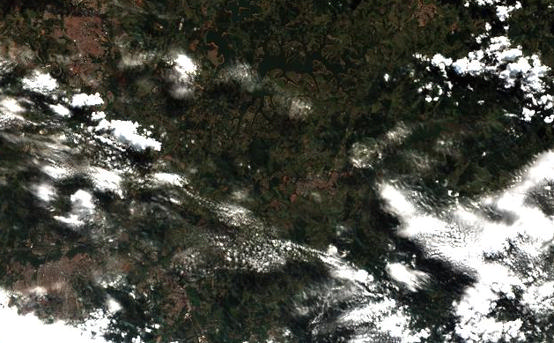
#> input picture backend/app/cv/uploads/imagem_satelite.jpeg, 554 x 343 px
$ python -i image_detector.py   (imports and definitions only)
#> lines starting #> are read from the running program, lines starting #| are printed output that depends on the picture; after the words box and inside, x2 and y2 are one past the last pixel; in counts of white or black regions, pixels touching at a corner belong together
def detect_environment_areas(image_path):
#> called with image_path = 'uploads/imagem_satelite.jpeg'
    try:
        import cv2
        import numpy as np
    except Exception as e:
        return {
            "error": (
                "Dependências ausentes para análise de imagem (opencv-python/numpy). "
                "Instale as dependências do backend e reinicie o servidor."
            ),
            "details": str(e),
        }

    image = cv2.imread(image_path)
#> image is the input picture: shape (343, 554, 3); mean B, G, R 70.8, 79.1, 78.4
    if image is None:
        return {
            "error": "Não foi possível ler a imagem enviada.",
            "details": f"cv2.imread retornou None para: {image_path}",
        }

    hsv = cv2.cvtColor(
        image,
        cv2.COLOR_BGR2HSV
    )
#> hsv: shape (343, 554, 3); mean H, S, V 41.5, 59.1, 81

    # =========================
    # VEGETATION
    # =========================

    lower_green = np.array([35, 40, 40])
    upper_green = np.array([90, 255, 255])

    green_mask = cv2.inRange(
        hsv,
        lower_green,
        upper_green
    )
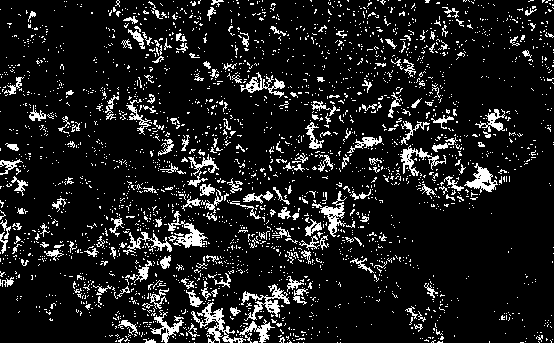
#> green_mask: shape (343, 554); 11.2% white in thin lines or dots

    # =========================
    # WATER
    # =========================

    lower_blue = np.array([90, 50, 50])
    upper_blue = np.array([140, 255, 255])

    blue_mask = cv2.inRange(
        hsv,
        lower_blue,
        upper_blue
    )
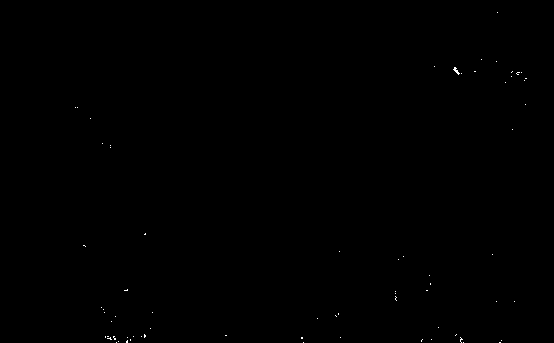
#> blue_mask: shape (343, 554); 0.08% white in thin lines or dots, all inside (x1, y1, x2, y2) = (75, 12, 527, 343)

    # =========================
    # FIRE
    # =========================

    lower_red = np.array([0, 120, 120])
    upper_red = np.array([20, 255, 255])

    red_mask = cv2.inRange(
        hsv,
        lower_red,
        upper_red
    )
#> red_mask: shape (343, 554); every value is 0

    # =========================
    # PIXEL COUNTS
    # =========================

    vegetation_pixels = cv2.countNonZero(green_mask)
#> vegetation_pixels = 21285
    water_pixels = cv2.countNonZero(blue_mask)
#> water_pixels = 155
    fire_pixels = cv2.countNonZero(red_mask)
#> fire_pixels = 0

    # =========================
    # DRAW CONTOURS
    # =========================

    contours, _ = cv2.findContours(
        red_mask,
        cv2.RETR_EXTERNAL,
        cv2.CHAIN_APPROX_SIMPLE
    )
#> contours = []

    cv2.drawContours(
        image,
        contours,
        -1,
        (0, 0, 255),
        3
    )

    output_path = image_path.replace(
        ".jpg",
        "_processed.jpg"
    )

    cv2.imwrite(
        output_path,
        image
    )

    return {
        "vegetation_pixels": int(vegetation_pixels),
        "water_pixels": int(water_pixels),
        "fire_pixels": int(fire_pixels),
        "processed_image": output_path
    }

>>> result = detect_environment_areas('uploads/imagem_satelite.jpeg')
#> result = {'vegetation_pixels': 21285, 'water_pixels': 155, 'fire_pixels': 0, 'processed_image': 'uploads/imagem_satelite.jpeg'}
